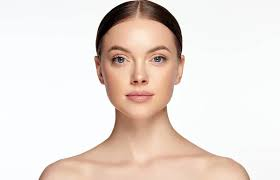
#> input picture recognation/Trump/face.jpeg.jpeg, 280 x 180 px, found by its file name
$ python face_recognation.py
#> lines starting #> are read from the running program, lines starting #| are printed output that depends on the picture
import os
import cv2 as cv
import numpy as np

# Define people and directory
people = ["trump", "kamala"]
DIR = r'C:\Users\Administrator\OneDrive\Desktop\Coding\openCV\object_detection\recognation'
haar_cascade = cv.CascadeClassifier("face.xml")

# Check if the cascade was loaded successfully
if haar_cascade.empty():
    raise FileNotFoundError("Could not load haar_cascade from face.xml")

features = []
labels = []

def create_train():
    if not os.path.exists(DIR):
        print(f"Error: The directory {DIR} does not exist.")
        return

    for new_p in people:
        path = os.path.join(DIR, new_p)
        if not os.path.exists(path):
            print(f"Warning: Directory {path} does not exist. Skipping.")
            continue

        label = people.index(new_p)

        for img in os.listdir(path):
            img_path = os.path.join(path, img)
            img_array = cv.imread(img_path)
#> img_array is the input picture: shape (180, 280, 3); mean B, G, R 215.4, 222.4, 234

            if img_array is None:
                print(f"Warning: Unable to read image {img_path}. Skipping.")
                continue

            gray = cv.cvtColor(img_array, cv.COLOR_BGR2GRAY)
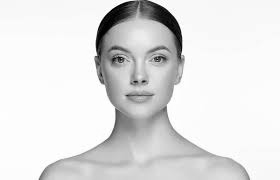
#> gray: shape (180, 280); min 0, max 255, mean 225

            faces_rect = haar_cascade.detectMultiScale(gray, scaleFactor=1.1, minNeighbors=4)
#> faces_rect = [[92, 21, 94, 94]]

            for (x, y, w, h) in faces_rect:
                faces_roi = gray[y:y + h, x:x + w]
                faces_roi = cv.resize(faces_roi, (100, 100))  # Resize to consistent shape
                features.append(faces_roi)
                labels.append(label)
#> this loop made 1 pass
#> pass 1, in create_train, `faces_roi = gray[y:y + h, x:x + w]`:
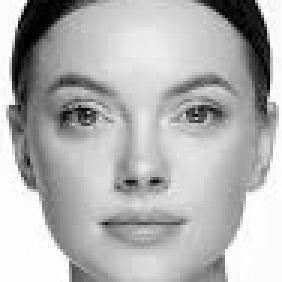
#> faces_roi: shape (94, 94) (shown 3 times larger); min 0, max 255, mean 178.7
#> pass 1, in create_train, `faces_roi = cv.resize(faces_roi, (100, 100))`:
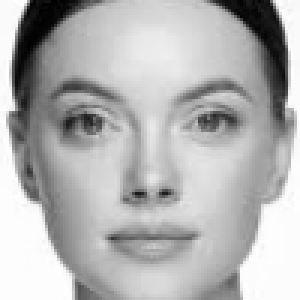
#> faces_roi: shape (100, 100) (shown 3 times larger); min 1, max 255, mean 178.6
#> after the loop, features = 1 item; labels = [0]
#> pass 2 of the loop in create_train, `for new_p in people:`:
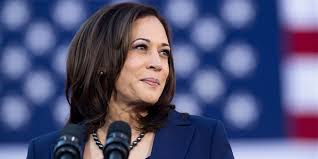
#> input picture recognation/Kamala/kamala_1.jpeg, 318 x 159 px, found by its file name
#> in create_train, img_array is the input picture: shape (159, 318, 3); mean B, G, R 120.9, 85.2, 83.2
#> in create_train, `gray = cv.cvtColor(img_array, cv.COLOR_BGR2GRAY)`:
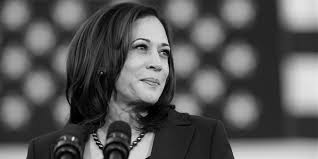
#> gray: shape (159, 318); min 0, max 237, mean 88.6
#> faces_rect = [[116, 23, 69, 69]]
#> the loop in create_train, `for (x, y, w, h) in faces_rect:` made 1 pass
#> pass 1, in create_train, `faces_roi = cv.resize(faces_roi, (100, 100))`:
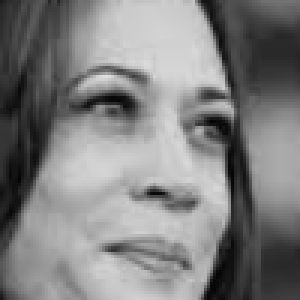
#> faces_roi: shape (100, 100) (shown 3 times larger); min 4, max 222, mean 128.1
#> after the loop in create_train, `for (x, y, w, h) in faces_rect:`: features = 2 items; labels = [0, 1]

create_train()

# Ensure there are features to train on
if len(features) == 0 or len(labels) == 0:
    raise ValueError("No faces detected. Cannot train the model.")

# Convert features to numpy array (3D array: [num_samples, height, width])
features = np.array(features, dtype="uint8")  # uint8 is the expected type for image data
labels = np.array(labels, dtype="int32")     # int32 is the expected type for labels

# Initialize LBPH face recognizer
try:
    face_recog = cv.face.LBPHFaceRecognizer_create()
except AttributeError:
    raise ImportError("cv2.face.LBPHFaceRecognizer_create is not available. Install opencv-contrib-python.")

# Train the model
face_recog.train(features, labels)
face_recog.save("face_trained.yml")

# Save features and labels
np.save("features.npy", features)
np.save("labels.npy", labels)

print("Training completed and data saved.")
